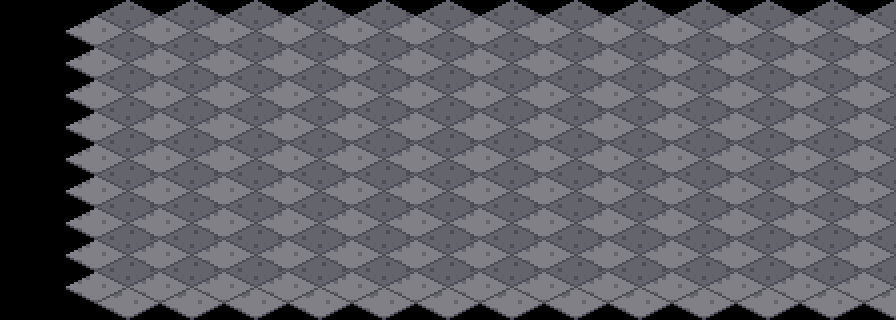

The image is a tile-based game level rendered from a .tmx file. Its description and complete source (layers, tilesets, objects, tile grids) follow:
An orthogonal 14x10 tile map with 64x32 px tiles, 1 tile layer (suelo).

<map version="1.10" orientation="orthogonal" renderorder="right-down" width="14" height="10" tilewidth="64" tileheight="32" infinite="0" nextlayerid="2" nextobjectid="1">
 <tileset firstgid="1" name="terreno_mundo" tilewidth="128" tileheight="64" tilecount="203" columns="8">
  <image source="../textures/../textures/terreno_mundo.png" width="1024" height="1664" />
 </tileset>
 <layer id="1" name="suelo" width="14" height="10">
  <data encoding="csv">
0,0,0,0,0,0,0,0,0,0,0,0,0,0,
0,163,163,163,163,163,163,163,163,163,163,163,163,163,
0,163,163,163,163,163,163,163,163,163,163,163,163,163,
0,163,163,163,163,163,163,163,163,163,163,163,163,163,
0,163,163,163,163,163,163,163,163,163,163,163,163,163,
0,163,163,163,163,163,163,163,163,163,163,163,163,163,
0,163,163,163,163,163,163,163,163,163,163,163,163,163,
0,163,163,163,163,163,163,163,163,163,163,163,163,163,
0,163,163,163,163,163,163,163,163,163,163,163,163,163,
0,163,163,163,163,163,163,163,163,163,163,163,163,163
</data>
 </layer>
</map>
